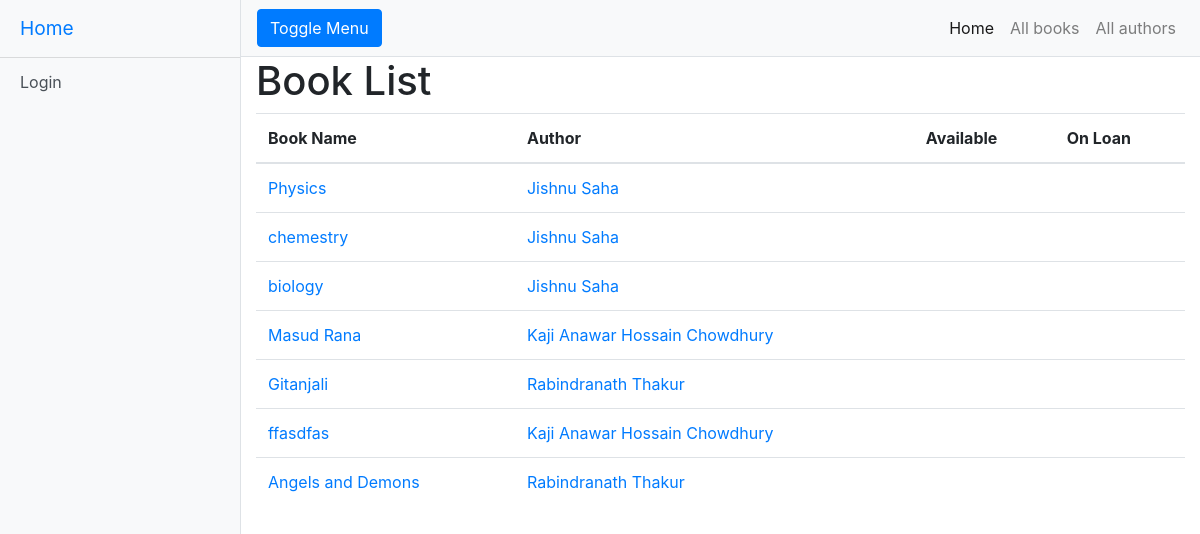
Before: /catalog/books/ with the older database file.
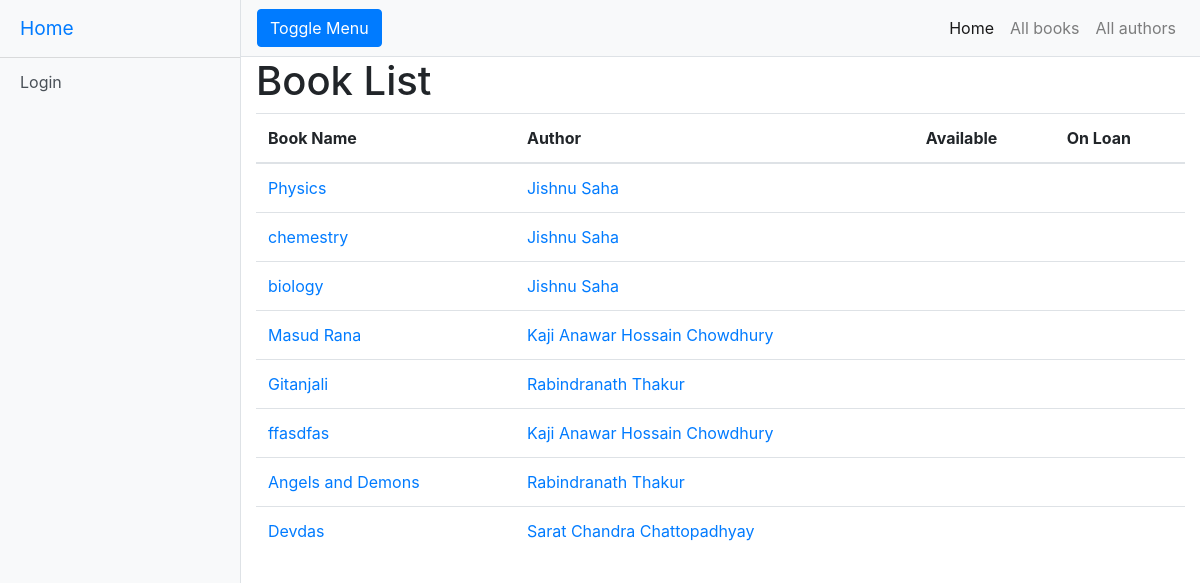
After: the same page with the newer database file.
### catalog/models.py (models this page shows, shortened)
class Book(models.Model):
    title = models.CharField(max_length=200)
    author = models.ForeignKey('Author', on_delete=models.SET_NULL, null=True)
    summary = models.TextField(max_length=1000, help_text='Enter a brief description of the book')
    isbn = models.CharField('ISBN', max_length=13,
                            help_text='13 Character <a href="https://www.isbn-international.org/content/what-isbn">ISBN number</a>')
    genre = models.ManyToManyField(Genre, help_text='Select a genre for this book')
    def get_absolute_url(self):
        return reverse('book-detail', args=[str(self.id)])

class Author(models.Model):
    first_name = models.CharField(max_length=100)
    last_name = models.CharField(max_length=100)
    date_of_birth = models.DateField(null=True, blank=True, help_text='Date format should be YYYY-MM-DD')
    date_of_death = models.DateField('Died', null=True, blank=True, help_text='Date format should be YYYY-MM-DD')
    class Meta:
        ordering = ['last_name', 'first_name']

### catalog/views.py (the view)
# urls.py: path('books/', views.BookListView.as_view(), name='books'),
class BookListView(generic.ListView):
    model = Book

### catalog/templates/catalog/book_list.html
{% extends "base_generic.html" %}
{% block content %}
  <h1>Book List</h1>
  {% if book_list %}
      <table class="table">
      <thead>
        <tr>
          <th scope="col">Book Name</th>
          <th scope="col">Author</th>
          <th scope="col">Available</th>
          <th scope="col">On Loan</th>
        </tr>
      </thead>
      <tbody>
        {% for book in book_list %}
        <tr>
          <td>
              <a href="{{ book.get_absolute_url }}" style="text-decoration: none">{{ book.title }}</a>
          </td>
          <td>
              <a href="{% url 'author-detail' pk=book.author_id %} ">{{ book.author.first_name }} {{ book.author.last_name }} </a>
          </td>
          <td>
          </td>
          <td>
          </td>
        </tr>
        {% endfor %}
      </tbody>
    </table>
  {% else %}
    <p>There are no books in the library.</p>
  {% endif %}
{% endblock %}

Changed rows visible on the page:
added Book: title "Devdas", author.first_name "Sarat Chandra", author.last_name "Chattopadhyay"
